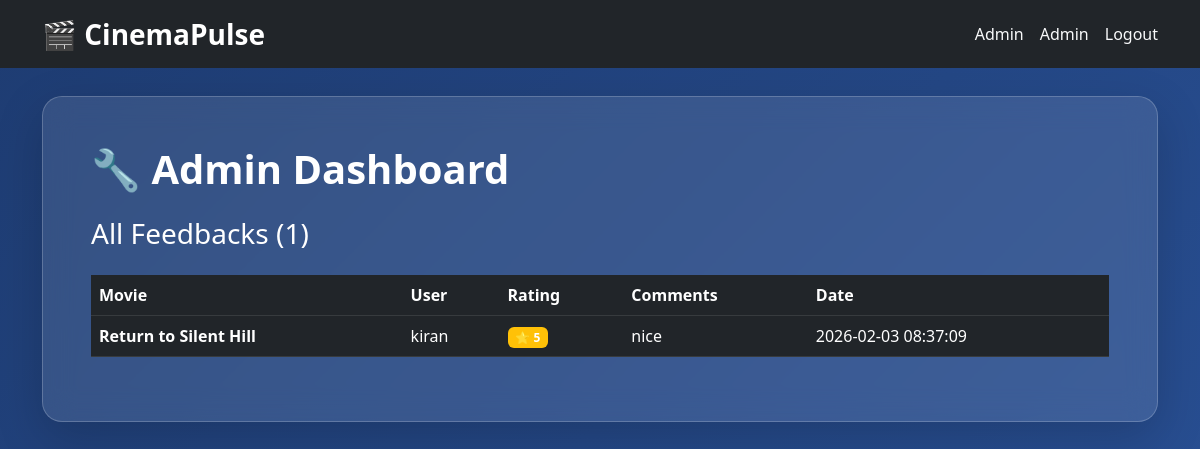
Page /admin (signed in) on the earlier database version.
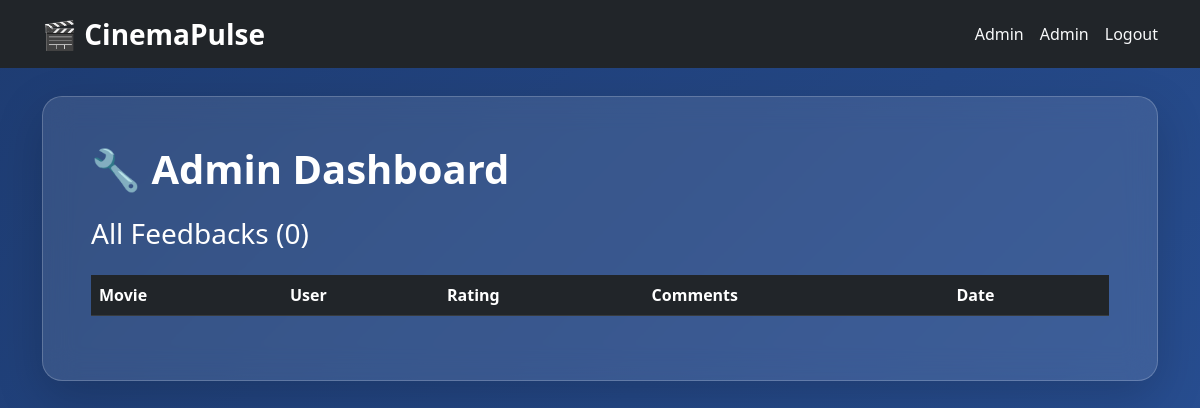
Same page on the later database version.
### tables this page shows
CREATE TABLE feedbacks (
        id INTEGER PRIMARY KEY AUTOINCREMENT,
        username TEXT NOT NULL,
        email TEXT NOT NULL,
        movie_id INTEGER NOT NULL,
        rating INTEGER NOT NULL,
        comments TEXT,
        created_at TIMESTAMP DEFAULT CURRENT_TIMESTAMP
    );

CREATE TABLE movies (
        id INTEGER PRIMARY KEY AUTOINCREMENT,
        title TEXT NOT NULL,
        description TEXT,
        average_rating REAL DEFAULT 0.0,
        total_reviews INTEGER DEFAULT 0
    );

### app.py (the view)
@app.route('/admin')
def admin_panel():
    if session.get('user_type') != 'admin': return redirect(url_for('login'))
    conn = get_db()
    feedbacks = conn.execute('''SELECT f.*, m.title as movie_title
                               FROM feedbacks f JOIN movies m ON f.movie_id = m.id
                               ORDER BY f.created_at DESC''').fetchall()
    conn.close()
    return render_template('admin.html', feedbacks=feedbacks)

### app.py (called while the page is built)
def get_db():
    conn = sqlite3.connect('cinemapulse.db')
    conn.row_factory = sqlite3.Row
    return conn

### templates/admin.html
{% extends "base.html" %}
{% block content %}
<div class="glass-effect p-5 shadow-lg">
    <h1 class="text-white fw-bold mb-4">🔧 Admin Dashboard</h1>
    <h3 class="text-white mb-4">All Feedbacks ({{ feedbacks|length }})</h3>
    <div class="table-responsive">
        <table class="table table-dark table-hover">
            <thead><tr><th>Movie</th><th>User</th><th>Rating</th><th>Comments</th><th>Date</th></tr></thead>
            <tbody>
                {% for feedback in feedbacks %}
                <tr>
                    <td><strong>{{ feedback.movie_title }}</strong></td>
                    <td>{{ feedback.username }}</td>
                    <td><span class="badge bg-warning">⭐ {{ feedback.rating }}</span></td>
                    <td>{{ feedback.comments[:50] }}{% if feedback.comments|length > 50 %}...{% endif %}</td>
                    <td>{{ feedback.created_at }}</td>
                </tr>
                {% endfor %}
            </tbody>
        </table>
    </div>
</div>
{% endblock %}

### templates/base.html (shortened to what this page needs)
<!DOCTYPE html>
<html>
<head>
    <link href="https://cdn.jsdelivr.net/npm/bootstrap@5.3.0/dist/css/bootstrap.min.css" rel="stylesheet">
    <link href="https://cdnjs.cloudflare.com/ajax/libs/font-awesome/6.4.0/css/all.min.css" rel="stylesheet">
</head>
<body>
    <nav class="navbar navbar-dark bg-dark fixed-top">
        <div class="container">
            <a class="navbar-brand fw-bold fs-3" href="{{ url_for('home') }}">🎬 CinemaPulse</a>
            {% if session.username %}
            <div class="d-flex align-items-center ms-auto">
               <span class="navbar-text text-light me-3">
                  {{ session.username }}
             </span>
                {% if session.user_type == 'admin' %}
                    <a class="nav-link text-light me-3" href="{{ url_for('admin_panel') }}">
                        Admin
                    </a>
                {% endif %}
                <a class="nav-link text-light" href="{{ url_for('logout') }}">
                    Logout
                </a>
            </div>
            <!-- {% endif %}
        </div> -->
    </nav>
    <div class="container mt-5 pt-5">
        {% block content %}{% endblock %}
    </div>
</body>
</html>

### templates/base.html (style rules this page uses)
body { background: linear-gradient(135deg, #1e3c72 0%, #2a5298 100%); min-height: 100vh; }
.glass-effect { background: rgba(255,255,255,0.1); backdrop-filter: blur(15px); border: 1px solid rgba(255,255,255,0.2); border-radius: 20px; }

Differences in the rows shown:
removed feedbacks: movie_title "Return to Silent Hill", username "kiran", rating "5", comments "nice", created_at "2026-02-03 08:37:09"
Other differences:
{{ feedbacks|length }}: "1" → "0"
